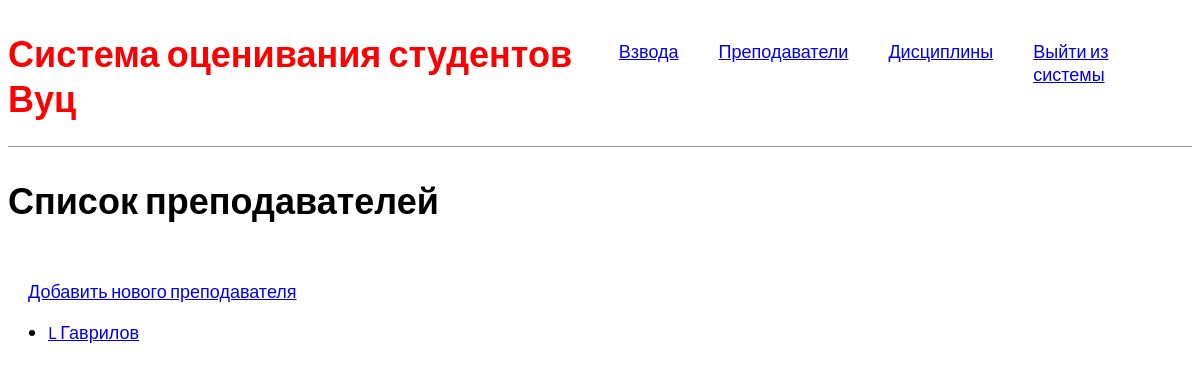
Before: /teachers/ with the older database file.
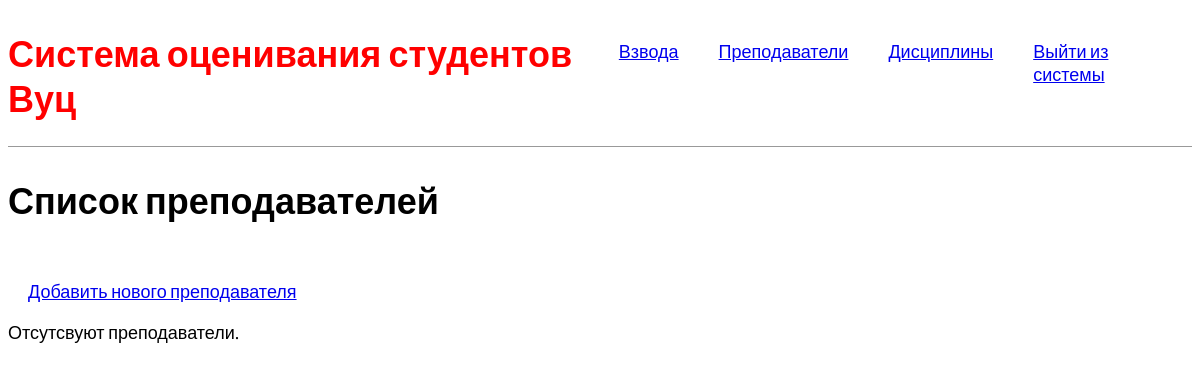
After: the same page with the newer database file.
### firstapp/models.py (models this page shows, shortened)
class Teacher(models.Model):
    RANKS = [
        ('Ml', 'младший лейтенант'),
        ('L', 'лейтенант'),
        ('Sl', 'старший лейтенант'),
        ('C', 'капитан'),
        ('M', 'майор'),
        ('PP', 'подполковник'),
        ('P', 'полковник')
    ]
    name = models.CharField(max_length=20, verbose_name="Имя")
    surname = models.CharField(max_length=30, verbose_name="Фамилия")
    patronymic = models.CharField(max_length=30, verbose_name="Отчество")
    departament = models.ForeignKey(to="DepartamentModel", on_delete=models.CASCADE, verbose_name="Кафедра")
    rank = models.CharField(max_length=2, choices=RANKS, verbose_name="Звание")
    def __str__(self):
        return self.rank + ' ' + self.surname
    class Meta:
        constraints = [
            models.UniqueConstraint(fields=['name', 'surname', 'patronymic'], name='unique fio teacher')
        ]
        ordering = ["surname", "name", "patronymic"]
    def get_absolute_url(self):
        return reverse('teacher-detail', args=[str(self.id)])

### firstapp/views.py (the view)
# urls.py: path('teachers/', TeachersList.as_view(), name='teachers'),
class TeachersList(generic.ListView):
    model = Teacher

### firstapp/templates/firstapp/teacher_list.html (shortened to what this page needs)
{% extends 'base.html' %}
{% load static %}
{% block content %}
  <h1>Список преподавателей</h1>
 <div class="nav-right">
    <a href="{% url 'teacher-create' %}">Добавить нового преподавателя</a><br>
  </div>
  {% if teacher_list %}
  <ul>
    {% for teacher in teacher_list %}
      <li>
        <a href="{{ teacher.get_absolute_url }}">{{ teacher }}</a>
      </li>
    {% endfor %}
  </ul>
  {% else %}
    <p>Отсутсвуют преподаватели.</p>
  {% endif %}
{% endblock %}

Changed rows visible on the page:
removed Teacher: rank+surname "L Гаврилов"
Other visible differences:
text now shown: "Отсутсвуют преподаватели."
